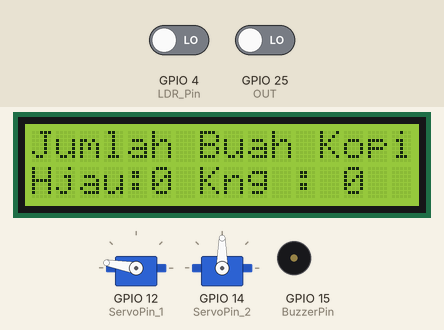
Bench run of a sketch on a simulated ESP32. Shown: 2 × servo, 16×2 character LCD, buzzer (waves = sounding, pin HIGH). The inputs (shaded band) are chosen by the test bench; at power-on: GPIO 4 (LDR_Pin) LOW, GPIO 25 (OUT) LOW. WiFi joins after 1.5 s; servers stay silent unless stated; pins used as bus, display or sensor lines are not drawn; what the sketch prints to the serial monitor is not drawn.

Above: at 4.7 s.
4.8 s: GPIO 4 (LDR_Pin) driven HIGH
At 7.2 s:
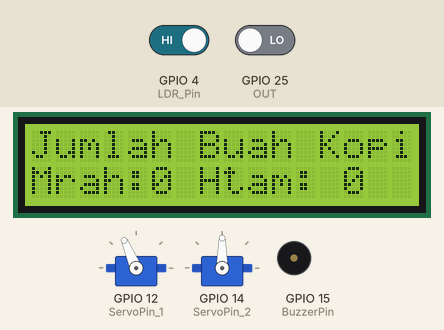
7.5 s: GPIO 4 (LDR_Pin) driven LOW
At 10.7 s:
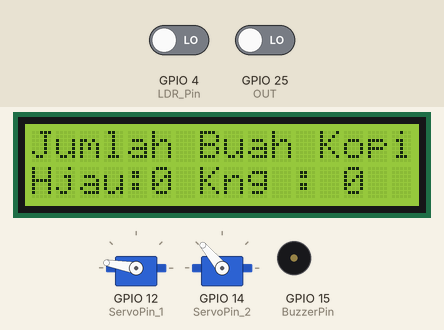
11.6 s: GPIO 4 (LDR_Pin) driven HIGH
At 13.3 s:
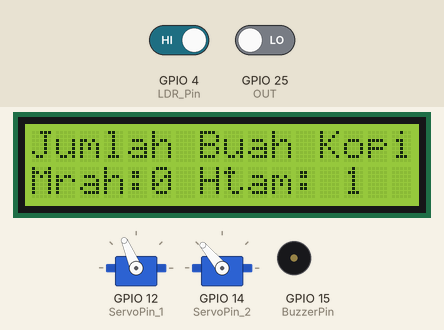
15.7 s: GPIO 4 (LDR_Pin) driven LOW
At 19.1 s:
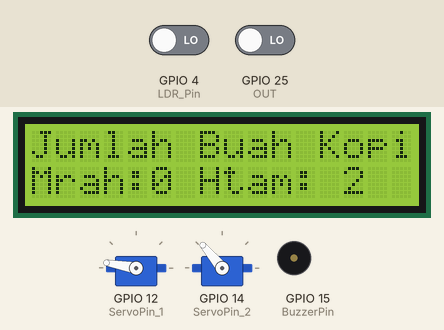
19.8 s: GPIO 4 (LDR_Pin) driven HIGH and GPIO 25 (OUT) driven HIGH
At 20.5 s:
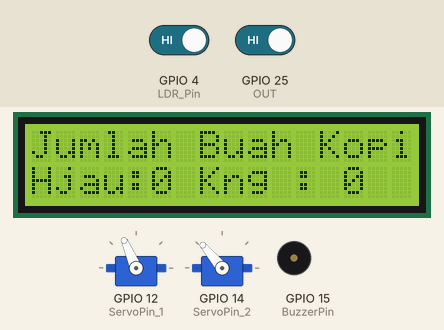
Timing chart, 0 to 24.9 s (numbered marks = the images above; inputs shaded):
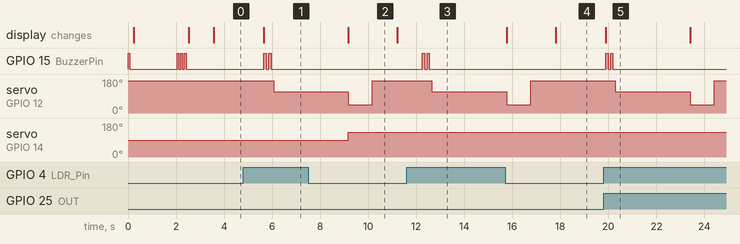

Measured:
- after the input at 4.8 s, GPIO 15 (BuzzerPin): alternates HIGH for 0.10 s and LOW for 0.10 s, 4 changes in all, then stays LOW, starting after 0.86 s; servo on GPIO 12 (ServoPin_1): 170° → 113° after 1.3 s
- after the input at 7.5 s, GPIO 15 (BuzzerPin): stops changing and stays LOW
- after the input at 11.6 s, GPIO 15 (BuzzerPin): alternates HIGH for 0.10 s and LOW for 0.10 s, 4 changes in all, then stays LOW, starting after 0.65 s; servo on GPIO 12 (ServoPin_1): 170° → 113° after 1.1 s
- after the input at 15.7 s, GPIO 15 (BuzzerPin): stops changing and stays LOW; servo on GPIO 12 (ServoPin_1): goes on until 16.8 s, then stays 170°
- after the input at 19.8 s, GPIO 15 (BuzzerPin): alternates HIGH for 0.10 s and LOW for 0.10 s, 4 changes in all, then stays LOW, starting after 0.09 s; servo on GPIO 12 (ServoPin_1): 170° → 113° after 0.49 s, → 45° 3.1 s later, → 170° 1.0 s later
- what the display in image 2 shows lasts 2.0 s, from 9.2 s to 11.2 s

The sketch:

sortir_biji_kopi.ino
```cpp
#define BLYNK_TEMPLATE_ID "TMPL6QH1SkZkE"
#define BLYNK_TEMPLATE_NAME "Sortir Buah Kopi Otomatis"
#define BLYNK_AUTH_TOKEN "tQsrCeFfmu-DPwaTOZ-eNmKBBDZVCqPw"

#include <ESP32Servo.h>
#include <LiquidCrystal_I2C.h>
#include <WiFi.h>
#include <BlynkSimpleEsp32.h>

LiquidCrystal_I2C lcd(0x27,16,2);

#define ssid      "iPhone"
#define password  "Mi1234567"
#define auth  BLYNK_AUTH_TOKEN

#define ServoPin_1 12
#define ServoPin_2 14
#define BuzzerPin  15
#define LDR_Pin     4

#define S0 19
#define S1 18
#define S2 33
#define S3 32
#define OUT 25

Servo myServo1, myServo2;

static int red = 0; //Variabel frekuensi
static int green = 0;
static int blue = 0;

#define max_array 20

static int red_sum, green_sum, blue_sum;
static int red_avarage, green_avarage, blue_avarage;

int maxValueRed = 0;
int minValueRed = 10000;
int maxValueGreen = 0;
int minValueGreen = 10000;
int maxValueBlue = 0;
int minValueBlue = 10000;

unsigned long cTime = 0;
unsigned long timerBacaData = 0;

bool deteksi_biji_kopi = false;
bool buahOk = false;
bool logicDisplayLCD = false;

int count = 0;
static int kopi_hijau=0, kopi_kuning=0, kopi_merah=0, kopi_hitam=0;

void buzzer(int index = 1, int timer = 75){
    for(int i=0; i<index; i++){
      digitalWrite(BuzzerPin, HIGH);
      delay(timer);
      digitalWrite(BuzzerPin, LOW);
      delay(timer);
    }
}

void connectWifi(){
  WiFi.mode(WIFI_STA);
  lcd.setCursor(0,0); lcd.print("Menghubungkan Ke");
  lcd.setCursor(0,1); lcd.print(ssid);
  WiFi.begin(ssid, password);
  Blynk.begin(auth, ssid, password, "blynk.cloud", 80);
  while (WiFi.status() != WL_CONNECTED) {
        delay(500);
    } buzzer(3);
  lcd.setCursor(0,0); lcd.print("Koneksi Internet");
  lcd.setCursor(0,1); lcd.print("   Terhubung    ");
  delay(1000);
}

void bacaWarna(int s2,int s3){
  count++;
  //Setting baca merah
  digitalWrite(s2,LOW);
  digitalWrite(s3,LOW);
  red = pulseIn(OUT, LOW);
//  red = map(red, 21,420,255,0);
  Serial.print(count);
  Serial.print(" R=");
  Serial.print(red);

//Setting baca hijau
  digitalWrite(s2,HIGH);
  digitalWrite(s3,HIGH);
  green = pulseIn(OUT, LOW);
//  green = map(green, 25,530,255,0);
  Serial.print(" G=");
  Serial.print(green);

//Setting baca biru
  digitalWrite(s2,LOW);
  digitalWrite(s3,HIGH);
  blue = pulseIn(OUT, LOW);
//  blue = map(blue, 7,155,255,0);
  Serial.print(" B=");
  Serial.println(blue);

  if(count <= max_array){
      red_sum += red;
      green_sum += green;
      blue_sum += blue;

      if(count == max_array){
        red_avarage = red_sum / max_array;
        green_avarage = green_sum / max_array;
        blue_avarage = blue_sum / max_array;
        Serial.println(red_avarage);
      }
  } else{
    red_sum = 0;
    green_sum = 0;
    blue_sum = 0;
    Serial.println("debug");
  }
  delay(20);
}

void Kalibrasi(){

  if(maxValueRed < red_avarage){
    maxValueRed = red_avarage;
  } if(minValueRed > red_avarage && red_avarage!=0){
    minValueRed = red_avarage;
  }
  if(maxValueGreen < green_avarage){
    maxValueGreen = green_avarage;
  } if(minValueGreen > green_avarage && green_avarage!=0){
    minValueGreen = green_avarage;
  }
  if(maxValueBlue < blue_avarage){
    maxValueBlue = blue_avarage;
  } if(minValueBlue > blue_avarage && blue_avarage!=0){
    minValueBlue = blue_avarage;
  }

  if(millis()-timerBacaData > 2000){
    logicDisplayLCD =! logicDisplayLCD;
    timerBacaData = millis();
  }

  if(logicDisplayLCD){
      lcd.setCursor(0,0);
      lcd.print("Min R: ");
      lcd.print(minValueRed);
      lcd.print("                    ");
      lcd.setCursor(0,1);
      lcd.print("G: ");
      lcd.print(minValueGreen);
      lcd.print(" B: ");
      lcd.print(minValueBlue );
      lcd.print("                ");
    } else {
      lcd.setCursor(0,0);
      lcd.print("Max R: ");
      lcd.print(maxValueRed);
      lcd.print("                    ");
      lcd.setCursor(0,1);
      lcd.print("G: ");
      lcd.print(maxValueGreen);
      lcd.print(" B: ");
      lcd.print(maxValueBlue );
      lcd.print("                ");
    }
}

void displayLCD(){
  if(millis()-timerBacaData > 2000){
    logicDisplayLCD =! logicDisplayLCD;
    timerBacaData = millis();
  }

  if(logicDisplayLCD){
      lcd.setCursor(0,0);
      lcd.print("Jumlah Buah Kopi");
      lcd.setCursor(0,1);
      lcd.print("Hjau:");
      lcd.print(kopi_hijau);
      lcd.print(" Kng : ");
      lcd.print(kopi_kuning );
      lcd.print("                ");
    } else {
      lcd.setCursor(0,0);
      lcd.print("Jumlah Buah Kopi");
      lcd.setCursor(0,1);
      lcd.print("Mrah:");
      lcd.print(kopi_merah);
      lcd.print(" Htam: ");
      lcd.print(kopi_hitam );
      lcd.print("                ");
    }
}

void setup() {
  Serial.begin(115200);
  pinMode(BuzzerPin, OUTPUT);
  pinMode(LDR_Pin, INPUT);

  pinMode(S0, OUTPUT); //Setting S0 sebagai output
  pinMode(S1, OUTPUT); //Setting S1 sebagai output
  pinMode(S2, OUTPUT); //Setting S2 sebagai output
  pinMode(S3, OUTPUT); //Setting S3 sebagai output
  pinMode(OUT, INPUT); //Setting Outsensor sebagai Input
  digitalWrite(S0,HIGH); // setting 20% frequency
  digitalWrite(S1,LOW);

  myServo1.attach(ServoPin_1); myServo1.write(170);
  myServo2.attach(ServoPin_2); myServo2.write(90);

  buzzer();
  lcd.init(); lcd.backlight(); lcd.clear();
  connectWifi();

  Blynk.virtualWrite(V9, 170);
  lcd.clear();
}

void loop() {
 Blynk.run();
 bool LDR_Value = digitalRead(LDR_Pin);
 displayLCD();
// Kalibrasi();

 if(LDR_Value && !deteksi_biji_kopi){
   deteksi_biji_kopi = true;
   buzzer(2,100);
   myServo1.write(113);
   cTime = millis();
 } else {
    if(millis() - cTime > 3000){
      if(buahOk){
        if(red_avarage>700 && red_avarage<780 && green_avarage>650 && green_avarage<726 && blue_avarage>520 && blue_avarage<580){
          Serial.println("Hijau"); myServo2.write(50); kopi_hijau++;
        } else if(red_avarage>360 && red_avarage<435 && green_avarage>600 && green_avarage<676 && blue_avarage>510 && blue_avarage<560){
          Serial.println("Kuning"); myServo2.write(80); kopi_kuning++;
        } else if(red_avarage>519 && red_avarage<720 && green_avarage>750 && green_avarage<844 && blue_avarage>584 && blue_avarage<640){
          Serial.println("Merah"); myServo2.write(100); kopi_merah++;
        } else {
          Serial.println("Unknown"); myServo2.write(130); kopi_hitam++;
        }
          Blynk.virtualWrite(V0, kopi_merah);
          Blynk.virtualWrite(V1, kopi_kuning);
          Blynk.virtualWrite(V2, kopi_hijau);
          Blynk.virtualWrite(V3, kopi_hitam);
        myServo1.write(45);
        delay(1000);
        buahOk = false;
        count = 0;
      }
      myServo1.write(170); delay(1000);
      deteksi_biji_kopi = false;
    } else {
      bacaWarna(S2,S3);
      buahOk = true;
    }
 }
}

BLYNK_WRITE(V4){
  int value = param.asInt();
  if (value == 1) {
   kopi_hijau=0; kopi_kuning=0; kopi_merah=0; kopi_hitam=0;
    Blynk.virtualWrite(V0, kopi_merah);
    Blynk.virtualWrite(V1, kopi_kuning);
    Blynk.virtualWrite(V2, kopi_hijau);
    Blynk.virtualWrite(V3, kopi_hitam);
  } else {

  }
}
```
